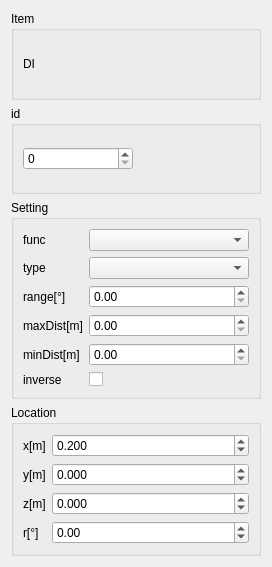
<?xml version="1.0" encoding="UTF-8"?>
<ui version="4.0">
 <class>WidgetDISetting</class>
 <widget class="QWidget" name="WidgetDISetting">
  <property name="geometry">
   <rect>
    <x>0</x>
    <y>0</y>
    <width>272</width>
    <height>567</height>
   </rect>
  </property>
  <property name="windowTitle">
   <string>Form</string>
  </property>
  <layout class="QVBoxLayout" name="verticalLayout">
   <item>
    <widget class="QGroupBox" name="groupBox_4">
     <property name="title">
      <string>Item</string>
     </property>
     <layout class="QVBoxLayout" name="verticalLayout_5">
      <item>
       <widget class="QLabel" name="label">
        <property name="text">
         <string>DI</string>
        </property>
       </widget>
      </item>
     </layout>
    </widget>
   </item>
   <item>
    <widget class="QGroupBox" name="groupBox">
     <property name="title">
      <string>id</string>
     </property>
     <layout class="QHBoxLayout" name="horizontalLayout">
      <item>
       <widget class="customSpinBox" name="spinBox_id">
        <property name="toolTip">
         <string>范围[0,15]</string>
        </property>
        <property name="maximum">
         <number>15</number>
        </property>
       </widget>
      </item>
      <item>
       <widget class="QLabel" name="label_prompt">
        <property name="text">
         <string/>
        </property>
       </widget>
      </item>
     </layout>
    </widget>
   </item>
   <item>
    <widget class="QGroupBox" name="groupBox_2">
     <property name="title">
      <string>Setting</string>
     </property>
     <layout class="QHBoxLayout" name="horizontalLayout_9">
      <item>
       <layout class="QFormLayout" name="formLayout">
        <item row="0" column="0">
         <widget class="QLabel" name="label_func">
          <property name="toolTip">
           <string>功能</string>
          </property>
          <property name="text">
           <string>func</string>
          </property>
         </widget>
        </item>
        <item row="0" column="1">
         <widget class="customComboBox" name="comboBox_func">
          <property name="currentIndex">
           <number>-1</number>
          </property>
         </widget>
        </item>
        <item row="1" column="0">
         <widget class="QLabel" name="label_type">
          <property name="toolTip">
           <string>设备类型</string>
          </property>
          <property name="text">
           <string>type</string>
          </property>
         </widget>
        </item>
        <item row="1" column="1">
         <widget class="customComboBox" name="comboBox_type">
          <property name="currentIndex">
           <number>-1</number>
          </property>
         </widget>
        </item>
        <item row="2" column="0">
         <widget class="QLabel" name="label_2">
          <property name="text">
           <string>range[°]</string>
          </property>
         </widget>
        </item>
        <item row="2" column="1">
         <layout class="QHBoxLayout" name="horizontalLayout_6">
          <item>
           <widget class="customDoubleSpinBox" name="doubleSpinBox_range">
            <property name="toolTip">
             <string>范围[0,360]</string>
            </property>
           </widget>
          </item>
         </layout>
        </item>
        <item row="3" column="0">
         <widget class="QLabel" name="label_4">
          <property name="text">
           <string>maxDist[m]</string>
          </property>
         </widget>
        </item>
        <item row="3" column="1">
         <layout class="QHBoxLayout" name="horizontalLayout_7">
          <item>
           <widget class="customDoubleSpinBox" name="doubleSpinBox_maxDist">
            <property name="toolTip">
             <string>范围[minDist,100]</string>
            </property>
           </widget>
          </item>
         </layout>
        </item>
        <item row="4" column="0">
         <widget class="QLabel" name="label_3">
          <property name="text">
           <string>minDist[m]</string>
          </property>
         </widget>
        </item>
        <item row="4" column="1">
         <layout class="QHBoxLayout" name="horizontalLayout_8">
          <item>
           <widget class="customDoubleSpinBox" name="doubleSpinBox_minDist">
            <property name="toolTip">
             <string>范围[0,maxDist]</string>
            </property>
           </widget>
          </item>
         </layout>
        </item>
        <item row="5" column="0">
         <widget class="QLabel" name="label_inverse">
          <property name="toolTip">
           <string>逻辑反相</string>
          </property>
          <property name="text">
           <string>inverse</string>
          </property>
         </widget>
        </item>
        <item row="5" column="1">
         <widget class="customCheckBox" name="checkBox_inverse"/>
        </item>
       </layout>
      </item>
     </layout>
    </widget>
   </item>
   <item>
    <widget class="QGroupBox" name="groupBox_3">
     <property name="title">
      <string>Location</string>
     </property>
     <layout class="QHBoxLayout" name="horizontalLayout_2">
      <item>
       <layout class="QFormLayout" name="formLayout_2">
        <item row="0" column="0">
         <widget class="QLabel" name="label_x">
          <property name="toolTip">
           <string>在机器人坐标系的x偏移</string>
          </property>
          <property name="text">
           <string>x[m]</string>
          </property>
         </widget>
        </item>
        <item row="0" column="1">
         <widget class="customDoubleSpinBox" name="doubleSpinBox_x">
          <property name="decimals">
           <number>3</number>
          </property>
          <property name="minimum">
           <double>-10.000000000000000</double>
          </property>
          <property name="maximum">
           <double>10.000000000000000</double>
          </property>
          <property name="singleStep">
           <double>0.010000000000000</double>
          </property>
          <property name="value">
           <double>0.200000000000000</double>
          </property>
         </widget>
        </item>
        <item row="1" column="0">
         <widget class="QLabel" name="label_y">
          <property name="toolTip">
           <string>在机器人坐标系的y偏移</string>
          </property>
          <property name="text">
           <string>y[m]</string>
          </property>
         </widget>
        </item>
        <item row="1" column="1">
         <widget class="customDoubleSpinBox" name="doubleSpinBox_y">
          <property name="decimals">
           <number>3</number>
          </property>
          <property name="minimum">
           <double>-10.000000000000000</double>
          </property>
          <property name="maximum">
           <double>10.000000000000000</double>
          </property>
          <property name="singleStep">
           <double>0.010000000000000</double>
          </property>
         </widget>
        </item>
        <item row="2" column="0">
         <widget class="QLabel" name="label_z">
          <property name="toolTip">
           <string>在机器人坐标系的z偏移</string>
          </property>
          <property name="text">
           <string>z[m]</string>
          </property>
         </widget>
        </item>
        <item row="2" column="1">
         <widget class="customDoubleSpinBox" name="doubleSpinBox_z">
          <property name="frame">
           <bool>true</bool>
          </property>
          <property name="accelerated">
           <bool>false</bool>
          </property>
          <property name="keyboardTracking">
           <bool>true</bool>
          </property>
          <property name="decimals">
           <number>3</number>
          </property>
          <property name="minimum">
           <double>-10.000000000000000</double>
          </property>
          <property name="maximum">
           <double>10.000000000000000</double>
          </property>
          <property name="singleStep">
           <double>0.010000000000000</double>
          </property>
         </widget>
        </item>
        <item row="3" column="0">
         <widget class="QLabel" name="label_r">
          <property name="toolTip">
           <string>在机器人坐标系的朝向角</string>
          </property>
          <property name="text">
           <string>r[°]</string>
          </property>
         </widget>
        </item>
        <item row="3" column="1">
         <widget class="customDoubleSpinBox" name="doubleSpinBox_r">
          <property name="toolTip">
           <string>范围[-180,180]</string>
          </property>
          <property name="decimals">
           <number>2</number>
          </property>
          <property name="minimum">
           <double>-180.000000000000000</double>
          </property>
          <property name="maximum">
           <double>180.000000000000000</double>
          </property>
         </widget>
        </item>
       </layout>
      </item>
     </layout>
    </widget>
   </item>
  </layout>
 </widget>
 <customwidgets>
  <customwidget>
   <class>customComboBox</class>
   <extends>QComboBox</extends>
   <header>ModelCustomWidget.h</header>
  </customwidget>
  <customwidget>
   <class>customDoubleSpinBox</class>
   <extends>QDoubleSpinBox</extends>
   <header>ModelCustomWidget.h</header>
  </customwidget>
  <customwidget>
   <class>customSpinBox</class>
   <extends>QSpinBox</extends>
   <header>ModelCustomWidget.h</header>
  </customwidget>
  <customwidget>
   <class>customCheckBox</class>
   <extends>QCheckBox</extends>
   <header>ModelCustomWidget.h</header>
  </customwidget>
 </customwidgets>
 <resources/>
 <connections/>
</ui>
